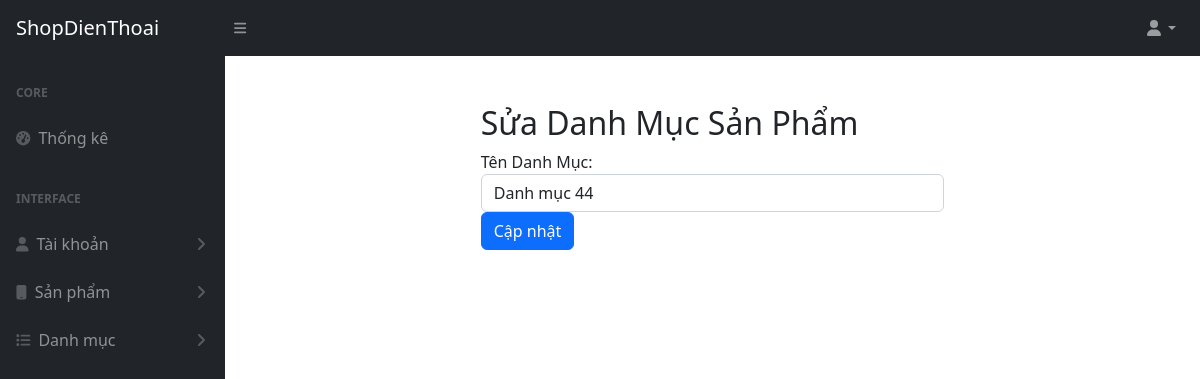
Before: /admin/?page=edit-cate&id=2 (signed in) with the older database file.
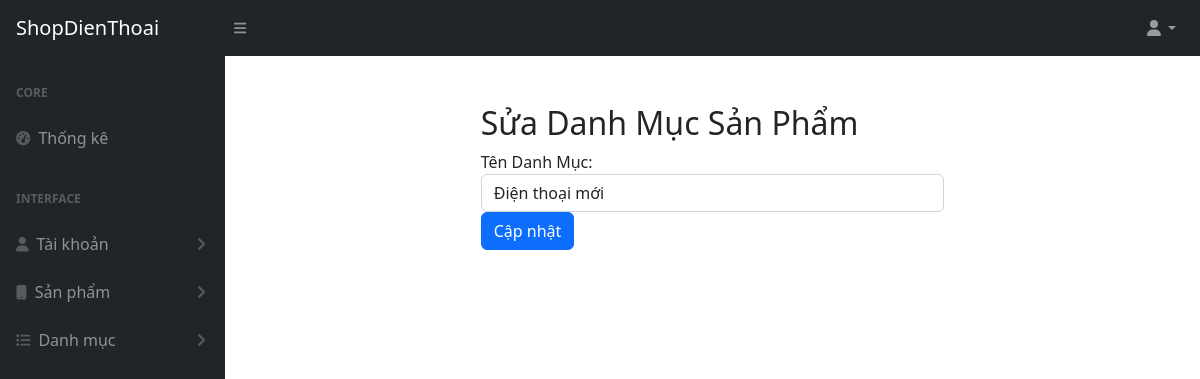
After: the same page with the newer database file.
### tables this page shows
CREATE TABLE `category` (
  `id_cate` int(11) NOT NULL,
  `name_cate` varchar(255) DEFAULT NULL
);

### controllers/CategoryController.php (called while the page is built, shortened)
<?php
class CategoryController {
    public function getById($id_cate) {
        global $pdo;
        $category = new Category($pdo);
        return $category->getById($id_cate);
    }
}

### models/Category.php (called while the page is built, shortened)
<?php
class Category {
    private $conn;
    public function __construct($conn) {
        $this->conn = $conn;
    }
    public function getById($id_cate) {
        $sql = "SELECT * FROM category WHERE id_cate = :id_cate";
        $stmt = $this->conn->prepare($sql);
        $stmt->bindParam(':id_cate', $id_cate);
        $stmt->execute();
        return $stmt->fetch(PDO::FETCH_ASSOC);
    }
}

### views/admin/edit-cate.php (the view, shortened to what this page needs)
<?php
require_once '../models/Category.php';
require_once '../controllers/CategoryController.php';
$categoryController = new CategoryController();
$categoryId = isset($_GET['id']) ? $_GET['id'] : null;
$nameCate = "";
if ($_SERVER['REQUEST_METHOD'] === 'POST') {
  $nameCate = $_POST['name_cate'];
  if ($_SERVER['REQUEST_METHOD'] === 'POST') {
    $categoryId = $_GET['id'];
    $nameCate = $_POST['name_cate'];
if(empty($_POST['name_cate'])){
    $errorNameCate = "Vui lòng nhập tên danh mục";
    $hasError = true;
} else {
   $result = $categoryController->update($categoryId, $nameCate);
   if ($result) {
        echo "<script>window.location.reload();</script>";
        exit();
    }
  if ($result) {
            echo '<div class="container mt-4">
                    <div class="alert alert-primary alert-dismissible fade show" role="alert">
                        <p>Sửa danh mục thành công</p>
                        <button type="button" class="btn-close" data-bs-dismiss="alert" aria-label="Close"></button>
                    </div>
                </div>';
        }
}
}
} else if ($categoryId) {
  $category = $categoryController->getById($categoryId);
  if ($category) {
    $nameCate = $category["name_cate"];
  }
}
?>
<section class="py-5">
    <div class="container">
        <div class="row justify-content-center">
            <div class="col-lg-6">
                <h2>Sửa Danh Mục Sản Phẩm</h2>
                <form method="post">
                    <div class="form-group">
                        <label for="name_cate">Tên Danh Mục:</label>
                        <input type="text" class="form-control" id="name_cate" name="name_cate"
                            value="<?= $nameCate ?>">
                    </div>
                    <button type="submit" class="btn btn-primary">Cập nhật</button>
                </form>
            </div>
        </div>
    </div>
</section>

Changed rows visible on the page:
changed category: name_cate "Danh mục 44" → "Điện thoại mới"
